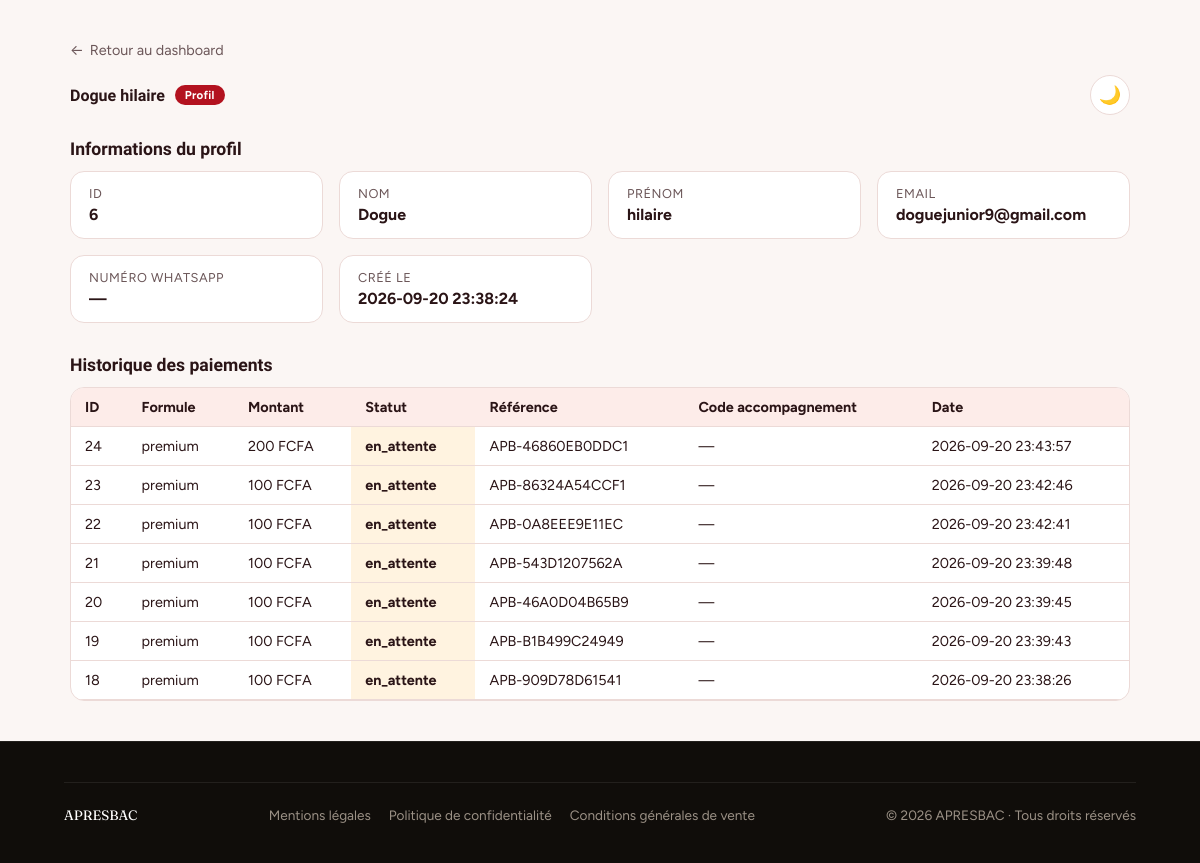
The app's page /profil.php?id=6 (signed in) with its own data.
### tables this page shows
CREATE TABLE `profils_accompagnement` (
  `id` int NOT NULL AUTO_INCREMENT,
  `user_id` int DEFAULT NULL,
  `guest_token` varchar(255) DEFAULT NULL,
  `nom` varchar(100) NOT NULL,
  `prenom` varchar(100) NOT NULL,
  `email` varchar(255) DEFAULT NULL,
  `serie` varchar(10) NOT NULL,
  `created_at` timestamp NULL DEFAULT CURRENT_TIMESTAMP,
  PRIMARY KEY (`id`),
  KEY `user_id` (`user_id`),
  KEY `idx_guest_token` (`guest_token`),
  CONSTRAINT `profils_accompagnement_ibfk_1` FOREIGN KEY (`user_id`) REFERENCES `users_legacy_comptes` (`id`)
);

CREATE TABLE `paiements` (
  `id` int NOT NULL AUTO_INCREMENT,
  `guest_token` varchar(255) DEFAULT NULL,
  `candidat_id` int DEFAULT NULL,
  `user_id` int DEFAULT NULL,
  `formule_id` int DEFAULT NULL,
  `fedapay_transaction_id` varchar(100) DEFAULT NULL,
  `montant` int NOT NULL,
  `statut` enum('en_attente','reussi','echoue','annule') NOT NULL DEFAULT 'en_attente',
  `reference` varchar(100) NOT NULL,
  `saspay_session_id` varchar(64) DEFAULT NULL,
  `code_accompagnement` varchar(20) DEFAULT NULL,
  `pdf_genere` tinyint(1) NOT NULL DEFAULT '0',
  `pdf_path` varchar(255) DEFAULT NULL,
  `created_at` timestamp NULL DEFAULT CURRENT_TIMESTAMP,
  `updated_at` timestamp NULL DEFAULT CURRENT_TIMESTAMP ON UPDATE CURRENT_TIMESTAMP,
  PRIMARY KEY (`id`),
  UNIQUE KEY `reference` (`reference`),
  UNIQUE KEY `uniq_code_accompagnement` (`code_accompagnement`),
  KEY `candidat_id` (`candidat_id`),
  KEY `fk_paiements_user` (`user_id`),
  KEY `fk_paiements_formule` (`formule_id`),
  KEY `idx_guest_token` (`guest_token`),
  KEY `idx_paiements_reference` (`reference`),
  KEY `idx_paiements_saspay_session` (`saspay_session_id`),
  CONSTRAINT `fk_paiements_formule` FOREIGN KEY (`formule_id`) REFERENCES `formules` (`id`),
  CONSTRAINT `fk_paiements_user` FOREIGN KEY (`user_id`) REFERENCES `users_legacy_comptes` (`id`) ON DELETE CASCADE,
  CONSTRAINT `paiements_ibfk_1` FOREIGN KEY (`candidat_id`) REFERENCES `candidats` (`id`) ON DELETE CASCADE
);

CREATE TABLE `formules` (
  `id` int NOT NULL AUTO_INCREMENT,
  `code` enum('premium','vip','gold') NOT NULL,
  `nom` varchar(50) NOT NULL,
  `prix` int NOT NULL,
  `avantages` json NOT NULL,
  `places_totales` int NOT NULL,
  `places_restantes` int NOT NULL,
  `actif` tinyint(1) NOT NULL DEFAULT '1',
  PRIMARY KEY (`id`),
  UNIQUE KEY `code` (`code`)
);

### profil.php (the view, shortened to what this page needs)
<?php
$profilId = (int) ($_GET['id'] ?? 0);
$pdo = Database::getConnection();
$stmt = $pdo->prepare('SELECT * FROM profils_accompagnement WHERE id = ?');
$stmt->execute([$profilId]);
$profil = $stmt->fetch();
$stmtPaiements = $pdo->prepare('
    SELECT p.*, f.nom AS formule_nom
    FROM paiements p
    JOIN formules f ON f.id = p.formule_id
    WHERE p.guest_token = ?
    ORDER BY p.created_at DESC
');
$stmtPaiements->execute([$profil['guest_token']]);
$paiements = $stmtPaiements->fetchAll();
$labels = [
    'id' => 'ID',
    'nom' => 'Nom',
    'prenom' => 'Prénom',
    'email' => 'Email',
    'numero_whatsapp' => 'Numéro WhatsApp',
    'created_at' => 'Créé le',
];
require_once __DIR__ . '/../includes/header.php';
?>
<div class="admin-wrap">
    <a href="/admin/dashboard.php" class="admin-retour">
        <span aria-hidden="true">←</span> Retour au dashboard
    </a>
    <div class="admin-header">
        <p class="admin-brand"><?= htmlspecialchars(trim($profil['nom'] . ' ' . $profil['prenom'])) ?> <span class="admin-brand-tag">Profil</span></p>
        <div class="admin-nav">
            <button type="button" class="theme-toggle" id="themeToggle" title="Changer de thème">🌙</button>
        </div>
    </div>
    <p class="admin-section-title">Informations du profil</p>
    <div class="admin-detail-grid">
        <?php foreach ($labels as $champ => $label): ?>
            <div class="admin-detail-item">
                <p class="admin-detail-label"><?= htmlspecialchars($label) ?></p>
                <p class="admin-detail-value">
                    <?php
                        $valeur = $profil[$champ] ?? null;
                        echo ($valeur === null || $valeur === '') ? '—' : htmlspecialchars((string) $valeur);
                    ?>
                </p>
            </div>
        <?php endforeach; ?>
    </div>
    <p class="admin-section-title">Historique des paiements</p>
    <div class="admin-table-wrap">
        <table class="admin-table">
            <thead>
                <tr><th>ID</th><th>Formule</th><th>Montant</th><th>Statut</th><th>Référence</th><th>Code accompagnement</th><th>Date</th></tr>
            </thead>
            <tbody>
                <?php if (empty($paiements)): ?>
                <tr><td colspan="7">Aucun paiement pour ce profil.</td></tr>
                <?php else: ?>
                    <?php foreach ($paiements as $p): ?>
                    <tr>
                        <td><?= $p['id'] ?></td>
                        <td><?= htmlspecialchars($p['formule_nom']) ?></td>
                        <td><?= number_format((float) $p['montant'], 0, ',', ' ') ?> FCFA</td>
                        <td class="statut-<?= htmlspecialchars($p['statut']) ?>"><?= htmlspecialchars($p['statut']) ?></td>
                        <td><?= htmlspecialchars($p['reference']) ?></td>
                        <td><?= htmlspecialchars($p['code_accompagnement'] ?? '—') ?></td>
                        <td><?= htmlspecialchars($p['created_at']) ?></td>
                    </tr>
                    <?php endforeach; ?>
                <?php endif; ?>
            </tbody>
        </table>
    </div>
</div>
<?php require_once __DIR__ . '/../includes/footer.php'; ?>

### assets/css/style.css (style rules this page uses)
:root { --ink: #100D0A; --ink-soft: #2B2620; --paper: #FAF7F2; --card: #FFFFFF; --line: #EAE3D8; --accent: #E8531F; --accent-dark: #C13F12; --accent-soft: #FDE7DA; --gold: #D9A441; --text-dark: #171310; --text-soft: #6B6055; --white: #FFFFFF; --font-display: 'Fraunces', serif; --font-body: 'Manrope', sans-serif; --radius-lg: 20px; --radius-md: 14px; --radius-pill: 100px; --shadow-card: 0 16px 32px -18px rgba(16, 13, 10, 0.25); --shadow-btn: 0 10px 22px -8px rgba(232, 83, 31, 0.55); }
* { box-sizing: border-box; }
html { scroll-behavior: smooth; }
body { margin: 0; font-family: var(--font-body); color: var(--text-dark); background: var(--paper); -webkit-font-smoothing: antialiased; }
p { margin: 0; }
a { text-decoration: none; color: inherit; }
.statut-en_attente { background: #FFF3E0; color: #E65100; }

### includes/admin-theme.php (style rules this page uses)
:root { --admin-bg: #fbf6f4; --admin-card-bg: #ffffff; --admin-border: #ecdad7; --admin-text: #2a1416; --admin-text-muted: #6b5658; --admin-th-bg: #fdece9; --admin-row-hover: #fff5f3; --admin-erreur-bg: #fbe3e0; --admin-erreur-text: #5c0a14; --admin-succes-bg: #e9f5ec; --admin-succes-text: #1c6b3a; --admin-accent: #b3121f; --admin-accent-deep: #5c0a14; --admin-accent-on: #f4b41a; --admin-display: 'Bricolage Grotesque', 'Figtree', system-ui, sans-serif; }
body { background: var(--admin-bg); color: var(--admin-text); font-family: 'Figtree', system-ui, -apple-system, 'Segoe UI', Roboto, sans-serif; transition: background .2s ease, color .2s ease; }
.admin-wrap { max-width: 1100px; margin: 40px auto; padding: 0 20px; }
.admin-header { display: flex; flex-wrap: wrap; justify-content: space-between; align-items: center; gap: 16px; margin-bottom: 24px; }
.admin-brand { display: flex; align-items: center; gap: 10px; font-family: var(--admin-display); font-weight: 800; color: var(--admin-text); }
.admin-brand-tag { padding: 3px 10px; border-radius: 999px; background: var(--admin-accent); color: #fff; font-family: 'Figtree', system-ui, sans-serif; font-size: 0.72rem; font-weight: 700; letter-spacing: 0.02em; }
.admin-table-wrap { background: var(--admin-card-bg); border: 1px solid var(--admin-border); border-radius: 14px; overflow-x: auto; margin-bottom: 32px; -webkit-overflow-scrolling: touch; }
.admin-table { width: 100%; border-collapse: collapse; font-size: 0.9rem; }
.admin-table th, .admin-table td { padding: 10px 14px; text-align: left; border-bottom: 1px solid var(--admin-border); white-space: nowrap; color: var(--admin-text); }
.admin-table th { background: var(--admin-th-bg); font-weight: 700; }
.statut-en_attente { color: var(--admin-accent-on); font-weight: 700; }
.admin-section-title { font-family: var(--admin-display); font-size: 1.1rem; margin-bottom: 12px; font-weight: 800; color: var(--admin-text); }
.admin-nav { display: flex; flex-wrap: wrap; gap: 10px; align-items: center; }
.theme-toggle { display: inline-flex; align-items: center; justify-content: center; width: 40px; height: 40px; border-radius: 999px; border: 1px solid var(--admin-border); background: var(--admin-card-bg); color: var(--admin-text); cursor: pointer; font-size: 18px; line-height: 1; padding: 0; }
.admin-detail-grid { display: grid; grid-template-columns: repeat(auto-fill, minmax(220px, 1fr)); gap: 16px; margin-bottom: 32px; }
.admin-detail-item { background: var(--admin-card-bg); border: 1px solid var(--admin-border); border-radius: 14px; padding: 14px 18px; }
.admin-detail-label { font-size: 0.8rem; color: var(--admin-text-muted); margin: 0 0 4px; text-transform: uppercase; letter-spacing: .04em; }
.admin-detail-value { font-size: 1rem; font-weight: 700; color: var(--admin-text); word-break: break-word; }
.admin-retour { display: inline-flex; align-items: center; gap: 6px; color: var(--admin-text-muted); text-decoration: none; margin-bottom: 16px; font-size: 0.9rem; }

### records on screen
profils_accompagnement: nom+prenom "Dogue hilaire", id "6", nom "Dogue", prenom "hilaire", email "doguejunior9@gmail.com", created_at "2026-09-20 23:38:24"
paiements: id "24", formule.nom "premium", montant "200", statut "en_attente", reference "APB-46860EB0DDC1", code_accompagnement "—", created_at "2026-09-20 23:43:57"
paiements: id "23", formule.nom "premium", montant "100", statut "en_attente", reference "APB-86324A54CCF1", code_accompagnement "—", created_at "2026-09-20 23:42:46"
paiements: id "22", formule.nom "premium", montant "100", statut "en_attente", reference "APB-0A8EEE9E11EC", code_accompagnement "—", created_at "2026-09-20 23:42:41"
paiements: id "21", formule.nom "premium", montant "100", statut "en_attente", reference "APB-543D1207562A", code_accompagnement "—", created_at "2026-09-20 23:39:48"
paiements: id "20", formule.nom "premium", montant "100", statut "en_attente", reference "APB-46A0D04B65B9", code_accompagnement "—", created_at "2026-09-20 23:39:45"
paiements: id "19", formule.nom "premium", montant "100", statut "en_attente", reference "APB-B1B499C24949", code_accompagnement "—", created_at "2026-09-20 23:39:43"
paiements: id "18", formule.nom "premium", montant "100", statut "en_attente", reference "APB-909D78D61541", code_accompagnement "—", created_at "2026-09-20 23:38:26"

### other values on screen
$label "ID"
$label "NOM"
$label "PRÉNOM"
$label "EMAIL"
$label "NUMÉRO WHATSAPP"
$label "CRÉÉ LE"
